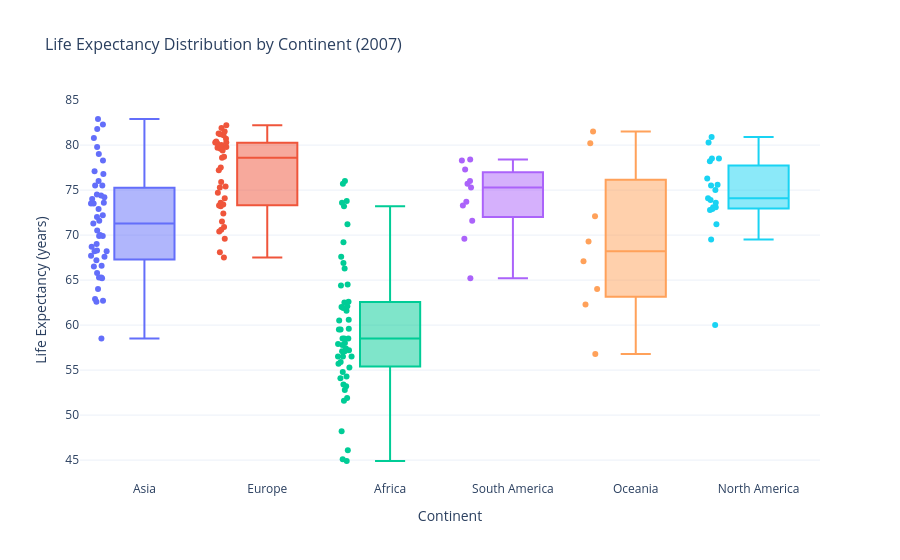

Notebook code cell kept with this figure:
### Markdown cell above
---

## Visualization 6 — Box Plot: Life Expectancy Distribution by Continent

Box plots reveal the **spread, median, and outliers** of life expectancy within each continent. This helps compare not just averages but also inequality within continents.

### Code cell
fig6 = px.box(
    df_2007,
    x='continent',
    y='life_exp',
    color='continent',
    points='all',
    hover_name='country',
    title='Life Expectancy Distribution by Continent (2007)',
    labels={'life_exp': 'Life Expectancy (years)', 'continent': 'Continent'},
    template='plotly_white'
)
fig6.update_layout(title_font_size=16, showlegend=False)
fig6.show()

### Figure 1 — Plotly figure (JSON) as saved in the notebook; plotly's stock layout.template omitted (floating-point values rounded to 4 significant figures)
{"data": [{"alignmentgroup": "True", "boxpoints": "all", "hovertemplate": "<b>%{hovertext}</b><br><br>Continent=%{x}<br>Life Expectancy (years)=%{y}<extra></extra>", "hovertext": ["Afghanistan", "Armenia", "Azerbaijan", "Bahrain", "Bangladesh", "Bhutan", "Brunei", "Cambodia", "China", "Cyprus", "Georgia", "Hong Kong, China", "India", "Indonesia", "Iran", "Iraq", "Israel", "Japan", "Jordan", "Kazakhstan", "Kuwait", "Kyrgyz Republic", "Lao", "Lebanon", "Malaysia", "Maldives", "Mongolia", "Myanmar", "Nepal", "Oman", "Pakistan", "Palestine", "Philippines", "Qatar", "Saudi Arabia", "Singapore", "South Korea", "Sri Lanka", "Tajikistan", "Thailand", "Timor-Leste", "Turkey", "Turkmenistan", "United Arab Emirates", "Uzbekistan", "Vietnam", "Yemen"], "legendgroup": "Asia", "marker": {"color": "#636efa"}, "name": "Asia", "notched": false, "offsetgroup": "Asia", "orientation": "v", "showlegend": true, "type": "box", "x": ["Asia", "Asia", "Asia", "Asia", "Asia", "Asia", "Asia", "Asia", "Asia", "Asia", "Asia", "Asia", "Asia", "Asia", "Asia", "Asia", "Asia", "Asia", "Asia", "Asia", "Asia", "Asia", "Asia", "Asia", "Asia", "Asia", "Asia", "Asia", "Asia", "Asia", "Asia", "Asia", "Asia", "Asia", "Asia", "Asia", "Asia", "Asia", "Asia", "Asia", "Asia", "Asia", "Asia", "Asia", "Asia", "Asia", "Asia"], "x0": " ", "xaxis": "x", "y": [58.5, 73.5, 68.2, 73.6, 68.2, 69.9, 73.5, 65.2, 74.2, 78.3, 72.0, 82.3, 65.8, 68.7, 74.4, 67.2, 80.8, 82.9, 75.5, 65.3, 79.0, 67.6, 62.9, 75.5, 74.5, 76.8, 64.0, 62.6, 68.3, 69.9, 62.7, 71.6, 70.5, 72.2, 71.3, 81.8, 79.8, 74.0, 67.7, 76.0, 69.0, 77.1, 66.6, 70.0, 65.3, 72.9, 66.5], "y0": " ", "yaxis": "y"}, {"alignmentgroup": "True", "boxpoints": "all", "hovertemplate": "<b>%{hovertext}</b><br><br>Continent=%{x}<br>Life Expectancy (years)=%{y}<extra></extra>", "hovertext": ["Albania", "Austria", "Belarus", "Belgium", "Bosnia and Herzegovina", "Bulgaria", "Croatia", "Czech Republic", "Denmark", "Estonia", "Finland", "France", "Germany", "Greece", "Hungary", "Iceland", "Ireland", "Italy", "Latvia", "Lithuania", "Luxembourg", "Malta", "Moldova", "Montenegro", "Netherlands", "North Macedonia", "Norway", "Poland", "Portugal", "Romania", "Russia", "Serbia", "Slovak Republic", "Slovenia", "Spain", "Sweden", "Switzerland", "Ukraine", "United Kingdom"], "legendgroup": "Europe", "marker": {"color": "#EF553B"}, "name": "Europe", "notched": false, "offsetgroup": "Europe", "orientation": "v", "showlegend": true, "type": "box", "x": ["Europe", "Europe", "Europe", "Europe", "Europe", "Europe", "Europe", "Europe", "Europe", "Europe", "Europe", "Europe", "Europe", "Europe", "Europe", "Europe", "Europe", "Europe", "Europe", "Europe", "Europe", "Europe", "Europe", "Europe", "Europe", "Europe", "Europe", "Europe", "Europe", "Europe", "Europe", "Europe", "Europe", "Europe", "Europe", "Europe", "Europe", "Europe", "Europe"], "x0": " ", "xaxis": "x", "y": [77.5, 80.3, 70.4, 79.8, 75.3, 71.5, 75.9, 77.2, 78.7, 73.3, 79.7, 81.1, 80.0, 79.6, 73.6, 81.9, 79.7, 81.5, 70.9, 70.6, 80.2, 80.4, 69.6, 74.1, 80.3, 72.4, 80.7, 75.4, 79.4, 73.4, 67.5, 73.2, 74.7, 78.6, 81.2, 81.3, 82.2, 68.1, 79.8], "y0": " ", "yaxis": "y"}, {"alignmentgroup": "True", "boxpoints": "all", "hovertemplate": "<b>%{hovertext}</b><br><br>Continent=%{x}<br>Life Expectancy (years)=%{y}<extra></extra>", "hovertext": ["Algeria", "Angola", "Benin", "Botswana", "Burkina Faso", "Burundi", "Cameroon", "Cape Verde", "Central African Republic", "Chad", "Comoros", "Congo, Dem. Rep.", "Congo, Rep.", "Cote d'Ivoire", "Djibouti", "Egypt", "Equatorial Guinea", "Eswatini", "Ethiopia", "Gabon", "Gambia", "Ghana", "Guinea", "Guinea-Bissau", "Kenya", "Lesotho", "Liberia", "Libya", "Madagascar", "Malawi", "Mali", "Mauritania", "Mauritius", "Morocco", "Mozambique", "Namibia", "Niger", "Nigeria", "Rwanda", "Sao Tome and Principe", "Senegal", "Sierra Leone", "South Africa", "South Sudan", "Sudan", "Tanzania", "Togo", "Tunisia", "Uganda", "Zambia", "Zimbabwe"], "legendgroup": "Africa", "marker": {"color": "#00cc96"}, "name": "Africa", "notched": false, "offsetgroup": "Africa", "orientation": "v", "showlegend": true, "type": "box", "x": ["Africa", "Africa", "Africa", "Africa", "Africa", "Africa", "Africa", "Africa", "Africa", "Africa", "Africa", "Africa", "Africa", "Africa", "Africa", "Africa", "Africa", "Africa", "Africa", "Africa", "Africa", "Africa", "Africa", "Africa", "Africa", "Africa", "Africa", "Africa", "Africa", "Africa", "Africa", "Africa", "Africa", "Africa", "Africa", "Africa", "Africa", "Africa", "Africa", "Africa", "Africa", "Africa", "Africa", "Africa", "Africa", "Africa", "Africa", "Africa", "Africa", "Africa", "Africa"], "x0": " ", "xaxis": "x", "y": [73.6, 58.0, 59.5, 53.4, 56.5, 55.7, 55.9, 73.2, 46.1, 54.8, 64.5, 57.1, 58.5, 55.3, 62.1, 69.2, 62.5, 44.9, 59.5, 62.0, 62.6, 60.5, 56.5, 54.3, 58.5, 45.1, 60.6, 76.0, 61.9, 51.6, 57.1, 66.9, 73.8, 71.2, 52.8, 57.4, 57.2, 57.9, 61.6, 67.6, 64.4, 54.1, 53.2, 59.6, 66.3, 58.5, 57.8, 75.7, 56.5, 51.9, 48.2], "y0": " ", "yaxis": "y"}, {"alignmentgroup": "True", "boxpoints": "all", "hovertemplate": "<b>%{hovertext}</b><br><br>Continent=%{x}<br>Life Expectancy (years)=%{y}<extra></extra>", "hovertext": ["Argentina", "Bolivia", "Brazil", "Chile", "Colombia", "Ecuador", "Guyana", "Paraguay", "Peru", "Suriname", "Uruguay"], "legendgroup": "South America", "marker": {"color": "#ab63fa"}, "name": "South America", "notched": false, "offsetgroup": "South America", "orientation": "v", "showlegend": true, "type": "box", "x": ["South America", "South America", "South America", "South America", "South America", "South America", "South America", "South America", "South America", "South America", "South America"], "x0": " ", "xaxis": "x", "y": [75.3, 69.6, 73.3, 78.4, 77.3, 73.7, 65.2, 76.0, 78.3, 71.6, 75.7], "y0": " ", "yaxis": "y"}, {"alignmentgroup": "True", "boxpoints": "all", "hovertemplate": "<b>%{hovertext}</b><br><br>Continent=%{x}<br>Life Expectancy (years)=%{y}<extra></extra>", "hovertext": ["Australia", "Fiji", "New Zealand", "Papua New Guinea", "Samoa", "Solomon Islands", "Tonga", "Vanuatu"], "legendgroup": "Oceania", "marker": {"color": "#FFA15A"}, "name": "Oceania", "notched": false, "offsetgroup": "Oceania", "orientation": "v", "showlegend": true, "type": "box", "x": ["Oceania", "Oceania", "Oceania", "Oceania", "Oceania", "Oceania", "Oceania", "Oceania"], "x0": " ", "xaxis": "x", "y": [81.5, 67.1, 80.2, 62.3, 69.3, 56.8, 72.1, 64.0], "y0": " ", "yaxis": "y"}, {"alignmentgroup": "True", "boxpoints": "all", "hovertemplate": "<b>%{hovertext}</b><br><br>Continent=%{x}<br>Life Expectancy (years)=%{y}<extra></extra>", "hovertext": ["Bahamas", "Barbados", "Belize", "Canada", "Costa Rica", "Cuba", "Dominican Republic", "El Salvador", "Guatemala", "Haiti", "Honduras", "Jamaica", "Mexico", "Nicaragua", "Panama", "St. Lucia", "St. Vincent and the Grenadines", "Trinidad and Tobago", "United States"], "legendgroup": "North America", "marker": {"color": "#19d3f3"}, "name": "North America", "notched": false, "offsetgroup": "North America", "orientation": "v", "showlegend": true, "type": "box", "x": ["North America", "North America", "North America", "North America", "North America", "North America", "North America", "North America", "North America", "North America", "North America", "North America", "North America", "North America", "North America", "North America", "North America", "North America", "North America"], "x0": " ", "xaxis": "x", "y": [73.6, 75.5, 73.1, 80.9, 80.3, 78.5, 72.9, 74.1, 69.5, 60.0, 71.2, 76.3, 75.6, 73.9, 78.5, 75.0, 73.1, 72.8, 78.2], "y0": " ", "yaxis": "y"}], "layout": {"boxmode": "overlay", "legend": {"title": {"text": "Continent"}, "tracegroupgap": 0}, "showlegend": false, "title": {"font": {"size": 16}, "text": "Life Expectancy Distribution by Continent (2007)"}, "xaxis": {"anchor": "y", "categoryarray": ["Asia", "Europe", "Africa", "South America", "Oceania", "North America"], "categoryorder": "array", "domain": [0, 1], "title": {"text": "Continent"}}, "yaxis": {"anchor": "x", "domain": [0, 1], "title": {"text": "Life Expectancy (years)"}}}}
